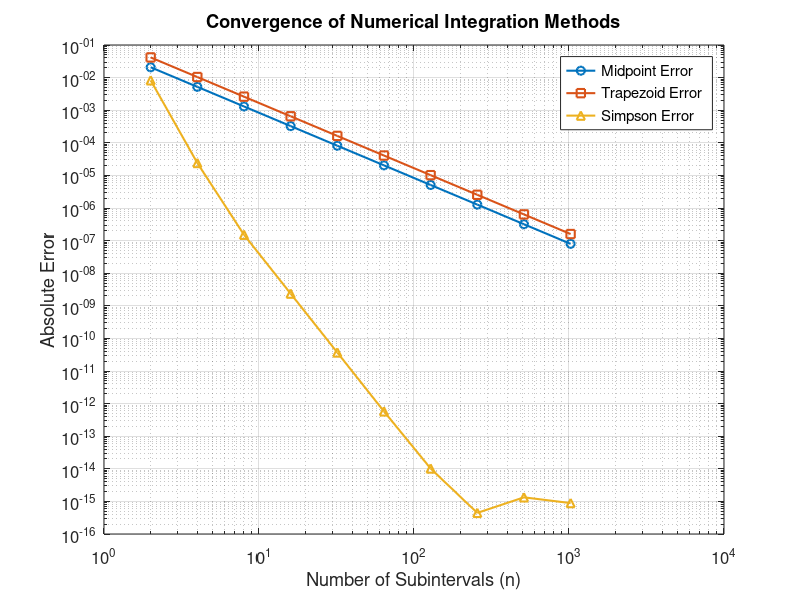

Reproduce this figure in MATLAB. (Note: this script raises an error after producing the figure.)
%% MATH 135B - Project 1 - Joseph Benitez
%% Approximation of Pi using Numerical Integration

clear; clc; close all;

%% --- Setup ---
% Define the integrand function f(x) = 4 / (1 + x^2)
FoX = @(x) 4 ./ (1 + x.^2);

% Exact value of pi for error calculation
exact_pi = pi;

%% --- PART 1: Composite Rules (Midpoint, Trapezoid, Simpson) ---
% We use powers of 2 for n to ensure n is even (required for Simpson)
% and to observe convergence clearly.
n_powers = 1:10; 
n_values = 2.^n_powers;

% Pre-allocate error arrays
error_Mid = zeros(size(n_values));
error_Trap = zeros(size(n_values));
error_Simp = zeros(size(n_values));

fprintf('Part 1: Composite Rules Errors\n');
fprintf('%-6s %-15s %-15s %-15s\n', 'n', 'Err Midpoint', 'Err Trap', 'Err Simpson');

for k = 1:length(n_values)
    n = n_values(k);
    a = 0; b = 1;
    h = (b-a)/n;
    
    % Generate nodes x0, x1, ..., xn
    x = linspace(a, b, n+1);
    
  
    
    % --- Midpoint Rule ---
    x_mid = x(1:end-1) + h/2;
    M_val = h * sum(FoX(x_mid));
    error_Mid(k) = abs(M_val - exact_pi);

    % --- Trapezoid Rule ---
    T_val = (h/2) * (FoX(x(1)) + 2*sum(FoX(x(2:end-1))) + FoX(x(end)));
    error_Trap(k) = abs(T_val - exact_pi);

    % --- Simpson's Rule ---
    odds  = x(2:2:end-1); 
    evens = x(3:2:end-2); 
    S_val = (h/3) * (FoX(x(1)) + 4*sum(FoX(odds)) + 2*sum(FoX(evens)) + FoX(x(end)));
    error_Simp(k) = abs(S_val - exact_pi);
    
    % Print errors for this n
    fprintf('%-6d %-15.4e %-15.4e %-15.4e\n', n, error_Mid(k), error_Trap(k), error_Simp(k));
end

% --- Log-Log Plot ---
figure;
loglog(n_values, error_Mid, '-o', 'LineWidth', 1.5, 'DisplayName', 'Midpoint Error');
hold on;
loglog(n_values, error_Trap, '-s', 'LineWidth', 1.5, 'DisplayName', 'Trapezoid Error');
loglog(n_values, error_Simp, '-^', 'LineWidth', 1.5, 'DisplayName', 'Simpson Error');
hold off;
xlabel('Number of Subintervals (n)');
ylabel('Absolute Error');
title('Convergence of Numerical Integration Methods');
legend('Location', 'best');
grid on;
set(gca, 'FontSize', 12);

%% --- PART 2: Romberg Integration ---
fprintf('\nPart 2: Romberg Integration Table R(j,k)\n');

% R table size (calculating up to R(5,5))
rows = 5;
R = zeros(rows, rows);

% Column 1: Trapezoid Rule for n = 1, 2, 4, 8, 16
for j = 1:rows
    n = 2^(j-1);
    h = (1-0)/n;
    x = linspace(0, 1, n+1);
    R(j, 1) = (h/2) * (FoX(x(1)) + 2*sum(FoX(x(2:end-1))) + FoX(x(end)));
end

% Compute columns 2 through rows using Richardson Extrapolation
for k = 2:rows
    for j = k:rows
        % Formula: R(j,k) = R(j,k-1) + [R(j,k-1) - R(j-1,k-1)] / (4^(k-1) - 1)
        R(j, k) = R(j, k-1) + (R(j, k-1) - R(j-1, k-1)) / (4^(k-1) - 1);
    end
end

% Display the Lower Triangular Table
disp(R);
fprintf('Approximation R(5,5): %.16f\n', R(5,5));
fprintf('Exact Pi            : %.16f\n', exact_pi);
fprintf('Romberg Error       : %.4e\n', abs(R(5,5) - exact_pi));

%% --- PART 3: Adaptive Trapezoid Method ---
tol = 1e-8; 
% Call the local function defined at the end of the script
adaptive_val = adaptive_trap_runner(FoX, 0, 1, tol);

fprintf('\nPart 3: Adaptive Trapezoid Method\n');
fprintf('Tolerance           : %.1e\n', tol);
fprintf('Approximation       : %.16f\n', adaptive_val);
fprintf('Absolute Error      : %.4e\n', abs(adaptive_val - exact_pi));
% Note: num_evals is tricky to track in recursion without global vars or passing counts,
% but the main result is the approximation.

%% --- Local Functions ---

function [I] = adaptive_trap_runner(f, a, b, tol)
    % Initial call helper to start recursion
    % We compute the first trapezoid step here
    I = adaptive_recursive(f, a, b, tol, f(a), f(b));
end

function I = adaptive_recursive(f, a, b, tol, fa, fb)
    % Inputs:
    % f: function handle
    % a, b: interval boundaries
    % tol: error tolerance
    % fa, fb: function values at boundaries (to avoid re-evaluating)

    % 1. One-interval Trapezoid (coarse)
    T1 = 0.5 * (b - a) * (fa + fb);
    
    % 2. Two-interval Trapezoid (fine)
    m = (a + b) / 2;
    fm = f(m);
    T2 = 0.5 * (T1 + (b - a) * fm); % Algebraic update for Trap rule
    
    % 3. Error Estimate
    % Using the 1/3 factor common in adaptive schemes (related to Simpson's)
    error_est = (1/3) * abs(T2 - T1);
    
    if error_est < tol
        % If error is small enough, accept T2 (or Richardson extrapolated value)
        % Returning T2 + (T2-T1)/3 is actually Simpson's rule (Adaptive Simpson),
        % but since the prompt asks for "Adaptive Trapezoid", we usually return T2.
        I = T2; 
    else
        % Split interval and recurse
        % Tolerance scales by half to maintain global error bound
        I = adaptive_recursive(f, a, m, tol/2, fa, fm) + ...
            adaptive_recursive(f, m, b, tol/2, fm, fb);
    end
end
